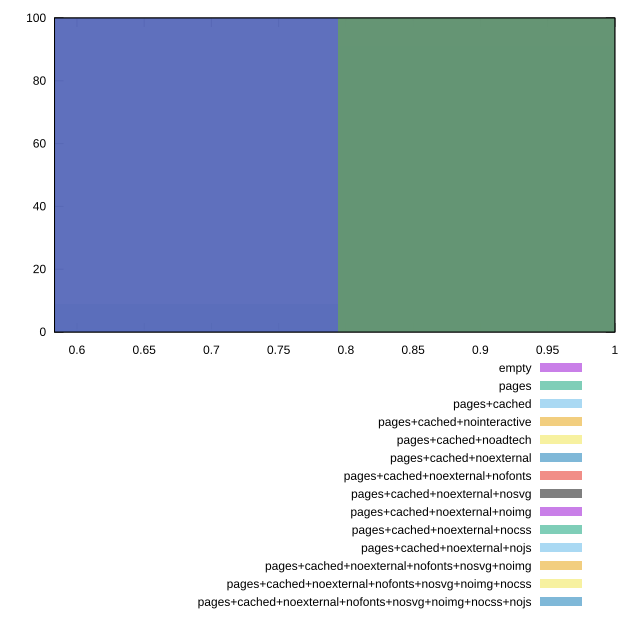

Write gnuplot code to recreate this figure.
reset
set terminal svg size 640, 620
set output "reprap/unused-css-rules/comparison/histogram/all_score.svg"

$empty <<EOF
0.9640916205673196 100
EOF

$pages <<EOF
0.7230687154254897 8
0.9640916205673196 91
0.4820458102836598 1
EOF

$pagesCached <<EOF
0.7230687154254897 1
0.9640916205673196 99
EOF

$pagesCachedNointeractive <<EOF
0.9640916205673196 100
EOF

$pagesCachedNoadtech <<EOF
0.7230687154254897 100
EOF

$pagesCachedNoexternal <<EOF
0.7230687154254897 100
EOF

$pagesCachedNoexternalNofonts <<EOF
0.9640916205673196 100
EOF

$pagesCachedNoexternalNosvg <<EOF
0.7230687154254897 100
EOF

$pagesCachedNoexternalNoimg <<EOF
0.7230687154254897 100
EOF

$pagesCachedNoexternalNocss <<EOF
0.9640916205673196 100
EOF

$pagesCachedNoexternalNojs <<EOF
0.7230687154254897 100
EOF

$pagesCachedNoexternalNofontsNosvgNoimg <<EOF
0.9640916205673196 100
EOF

$pagesCachedNoexternalNofontsNosvgNoimgNocss <<EOF
0.9640916205673196 100
EOF

$pagesCachedNoexternalNofontsNosvgNoimgNocssNojs <<EOF
0.9640916205673196 100
EOF

set key outside below
set boxwidth 0.2410229051418299
set yrange [0:100]
set style fill transparent solid 0.5 noborder

plot \
  $empty title "empty" with boxes, \
  $pages title "pages" with boxes, \
  $pagesCached title "pages+cached" with boxes, \
  $pagesCachedNointeractive title "pages+cached+nointeractive" with boxes, \
  $pagesCachedNoadtech title "pages+cached+noadtech" with boxes, \
  $pagesCachedNoexternal title "pages+cached+noexternal" with boxes, \
  $pagesCachedNoexternalNofonts title "pages+cached+noexternal+nofonts" with boxes, \
  $pagesCachedNoexternalNosvg title "pages+cached+noexternal+nosvg" with boxes, \
  $pagesCachedNoexternalNoimg title "pages+cached+noexternal+noimg" with boxes, \
  $pagesCachedNoexternalNocss title "pages+cached+noexternal+nocss" with boxes, \
  $pagesCachedNoexternalNojs title "pages+cached+noexternal+nojs" with boxes, \
  $pagesCachedNoexternalNofontsNosvgNoimg title "pages+cached+noexternal+nofonts+nosvg+noimg" with boxes, \
  $pagesCachedNoexternalNofontsNosvgNoimgNocss title "pages+cached+noexternal+nofonts+nosvg+noimg+nocss" with boxes, \
  $pagesCachedNoexternalNofontsNosvgNoimgNocssNojs title "pages+cached+noexternal+nofonts+nosvg+noimg+nocss+nojs" with boxes, \


reset
